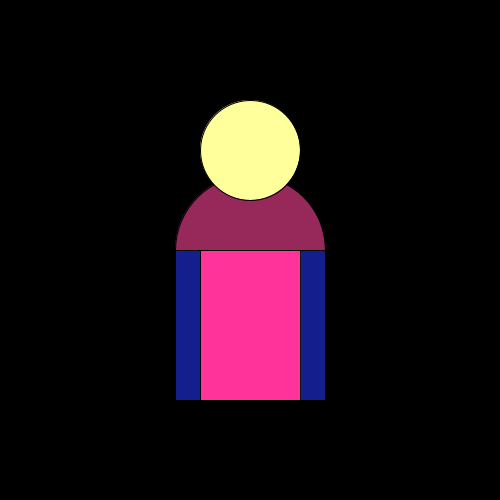
Frame 1 (no input)
Frame 60 (the mouse pressed at the canvas centre just before this capture): identical to frame 1, image omitted
Frame 120 (the mouse held since frame 60 and released just before this capture): identical to frame 1, image omitted

The Processing sketch that drew this single still picture (run headless with seeded random() and noise(); from frame 60 on, the mouse is pressed at the canvas centre):

// Processing sketch: Portrait_06_color
// ── Portrait_06_color.pde
/* 
*  Portrait 06
*  Farbe!
* 
*  und unterwegs: map, float
*  HKB 16 Parametric Design, MR
*/


int dicke=100;
int armdicke=25;
int mitteX;
int mitteY;


// Setup Funktion, wird einmal aufgerufen
void setup(){ 
   size(500,500);    
   mitteX=width/2;
   mitteY=height/2;
}

// Draw Funktion, wird geloopt


void draw(){
  background(0);
  
  
  fill(150,40,90);
  arc(mitteX, 250, dicke+2*armdicke, 150, -PI, 0, OPEN);
  
  fill(255,255, 155);
  ellipse(mitteX,mitteY-100,100,100);
  
  fill(#ff3399);  
  rect(mitteX-dicke/2,mitteY,dicke,150);
  fill(20,30,140);
  
  
  rect(mitteX-dicke/2-armdicke,mitteY,armdicke,150);
  rect(mitteX+dicke/2,mitteY,armdicke,150);

}
